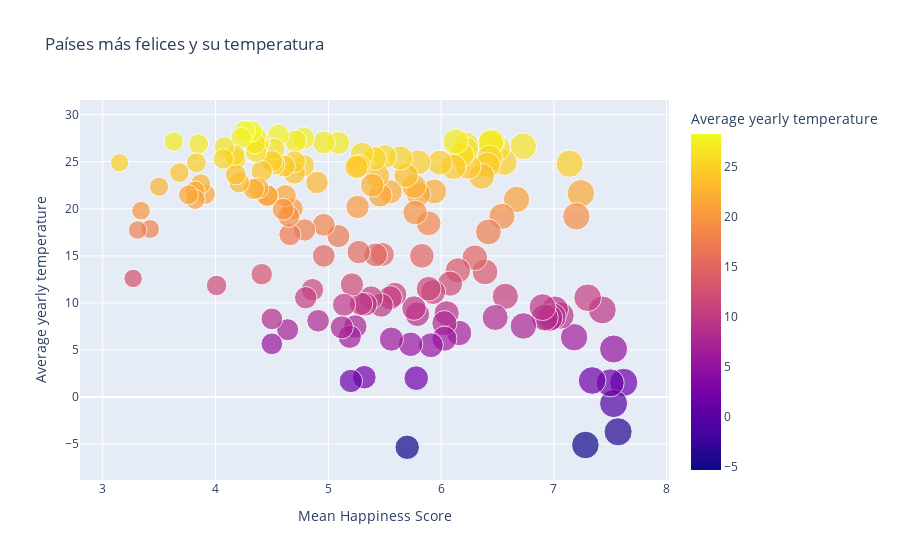

The code cell stored with this chart in its notebook:
### Code cell
fig = px.scatter(df, x="Mean Happiness Score", y="Average yearly temperature", size='Mean Happiness Score', color="Average yearly temperature",
                 hover_name="Country", title="Países más felices y su temperatura")

fig.show()

### Figure 1 — Plotly figure (JSON) as saved in the notebook; plotly's stock layout.template omitted (floating-point values rounded to 4 significant figures; data arrays with more than 128 entries replaced by an {"elided": "..."} marker saying what was removed)
{"data": [{"hovertemplate": "<b>%{hovertext}</b><br><br>Mean Happiness Score=%{marker.size}<br>Average yearly temperature=%{marker.color}<extra></extra>", "hovertext": {"elided": "156 str values"}, "legendgroup": "", "marker": {"color": {"elided": "156 float values"}, "coloraxis": "coloraxis", "size": {"elided": "156 float values"}, "sizemode": "area", "sizeref": 0.01905, "symbol": "circle"}, "mode": "markers", "name": "", "orientation": "v", "showlegend": false, "type": "scatter", "x": {"elided": "156 float values"}, "xaxis": "x", "y": {"elided": "156 float values"}, "yaxis": "y"}], "layout": {"coloraxis": {"colorbar": {"title": {"text": "Average yearly temperature"}}, "colorscale": [[0, "#0d0887"], [0.1111, "#46039f"], [0.2222, "#7201a8"], [0.3333, "#9c179e"], [0.4444, "#bd3786"], [0.5556, "#d8576b"], [0.6667, "#ed7953"], [0.7778, "#fb9f3a"], [0.8889, "#fdca26"], [1, "#f0f921"]]}, "legend": {"itemsizing": "constant", "tracegroupgap": 0}, "title": {"text": "Países más felices y su temperatura"}, "xaxis": {"anchor": "y", "domain": [0, 1], "title": {"text": "Mean Happiness Score"}}, "yaxis": {"anchor": "x", "domain": [0, 1], "title": {"text": "Average yearly temperature"}}}}
